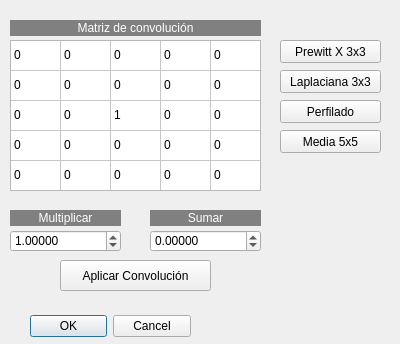
<?xml version="1.0" encoding="UTF-8"?>
<ui version="4.0">
 <class>convolucion</class>
 <widget class="QDialog" name="convolucion">
  <property name="geometry">
   <rect>
    <x>0</x>
    <y>0</y>
    <width>400</width>
    <height>344</height>
   </rect>
  </property>
  <property name="windowTitle">
   <string>Convolución</string>
  </property>
  <widget class="QDialogButtonBox" name="buttonBox">
   <property name="geometry">
    <rect>
     <x>30</x>
     <y>310</y>
     <width>161</width>
     <height>32</height>
    </rect>
   </property>
   <property name="orientation">
    <enum>Qt::Horizontal</enum>
   </property>
   <property name="standardButtons">
    <set>QDialogButtonBox::Cancel|QDialogButtonBox::Ok</set>
   </property>
  </widget>
  <widget class="QLabel" name="label">
   <property name="geometry">
    <rect>
     <x>10</x>
     <y>20</y>
     <width>251</width>
     <height>16</height>
    </rect>
   </property>
   <property name="styleSheet">
    <string notr="true">background-color: rgb(128, 128, 128);
color: rgb(255, 255, 255);</string>
   </property>
   <property name="text">
    <string>Matriz de convolución</string>
   </property>
   <property name="alignment">
    <set>Qt::AlignCenter</set>
   </property>
  </widget>
  <widget class="QTableWidget" name="tableWidget">
   <property name="geometry">
    <rect>
     <x>10</x>
     <y>40</y>
     <width>251</width>
     <height>151</height>
    </rect>
   </property>
   <property name="verticalScrollBarPolicy">
    <enum>Qt::ScrollBarAlwaysOff</enum>
   </property>
   <property name="horizontalScrollBarPolicy">
    <enum>Qt::ScrollBarAlwaysOff</enum>
   </property>
   <property name="rowCount">
    <number>5</number>
   </property>
   <property name="columnCount">
    <number>5</number>
   </property>
   <attribute name="horizontalHeaderVisible">
    <bool>false</bool>
   </attribute>
   <attribute name="horizontalHeaderDefaultSectionSize">
    <number>50</number>
   </attribute>
   <attribute name="verticalHeaderVisible">
    <bool>false</bool>
   </attribute>
   <row/>
   <row/>
   <row/>
   <row/>
   <row/>
   <column/>
   <column/>
   <column/>
   <column/>
   <column/>
   <item row="0" column="0">
    <property name="text">
     <string>0</string>
    </property>
   </item>
   <item row="0" column="1">
    <property name="text">
     <string>0</string>
    </property>
   </item>
   <item row="0" column="2">
    <property name="text">
     <string>0</string>
    </property>
   </item>
   <item row="0" column="3">
    <property name="text">
     <string>0</string>
    </property>
   </item>
   <item row="0" column="4">
    <property name="text">
     <string>0</string>
    </property>
   </item>
   <item row="1" column="0">
    <property name="text">
     <string>0</string>
    </property>
   </item>
   <item row="1" column="1">
    <property name="text">
     <string>0</string>
    </property>
   </item>
   <item row="1" column="2">
    <property name="text">
     <string>0</string>
    </property>
   </item>
   <item row="1" column="3">
    <property name="text">
     <string>0</string>
    </property>
   </item>
   <item row="1" column="4">
    <property name="text">
     <string>0</string>
    </property>
   </item>
   <item row="2" column="0">
    <property name="text">
     <string>0</string>
    </property>
   </item>
   <item row="2" column="1">
    <property name="text">
     <string>0</string>
    </property>
   </item>
   <item row="2" column="2">
    <property name="text">
     <string>1</string>
    </property>
   </item>
   <item row="2" column="3">
    <property name="text">
     <string>0</string>
    </property>
   </item>
   <item row="2" column="4">
    <property name="text">
     <string>0</string>
    </property>
   </item>
   <item row="3" column="0">
    <property name="text">
     <string>0</string>
    </property>
   </item>
   <item row="3" column="1">
    <property name="text">
     <string>0</string>
    </property>
   </item>
   <item row="3" column="2">
    <property name="text">
     <string>0</string>
    </property>
   </item>
   <item row="3" column="3">
    <property name="text">
     <string>0</string>
    </property>
   </item>
   <item row="3" column="4">
    <property name="text">
     <string>0</string>
    </property>
   </item>
   <item row="4" column="0">
    <property name="text">
     <string>0</string>
    </property>
   </item>
   <item row="4" column="1">
    <property name="text">
     <string>0</string>
    </property>
   </item>
   <item row="4" column="2">
    <property name="text">
     <string>0</string>
    </property>
   </item>
   <item row="4" column="3">
    <property name="text">
     <string>0</string>
    </property>
   </item>
   <item row="4" column="4">
    <property name="text">
     <string>0</string>
    </property>
   </item>
  </widget>
  <widget class="QLabel" name="label_2">
   <property name="geometry">
    <rect>
     <x>10</x>
     <y>210</y>
     <width>111</width>
     <height>16</height>
    </rect>
   </property>
   <property name="styleSheet">
    <string notr="true">background-color: rgb(128, 128, 128);
color: rgb(255, 255, 255);</string>
   </property>
   <property name="text">
    <string>Multiplicar</string>
   </property>
   <property name="alignment">
    <set>Qt::AlignCenter</set>
   </property>
  </widget>
  <widget class="QLabel" name="label_3">
   <property name="geometry">
    <rect>
     <x>150</x>
     <y>210</y>
     <width>111</width>
     <height>16</height>
    </rect>
   </property>
   <property name="styleSheet">
    <string notr="true">background-color: rgb(128, 128, 128);
color: rgb(255, 255, 255);</string>
   </property>
   <property name="text">
    <string>Sumar</string>
   </property>
   <property name="alignment">
    <set>Qt::AlignCenter</set>
   </property>
  </widget>
  <widget class="QDoubleSpinBox" name="doubleSpinBox">
   <property name="geometry">
    <rect>
     <x>10</x>
     <y>230</y>
     <width>111</width>
     <height>22</height>
    </rect>
   </property>
   <property name="decimals">
    <number>5</number>
   </property>
   <property name="minimum">
    <double>-100000000.000000000000000</double>
   </property>
   <property name="maximum">
    <double>100000000.000000000000000</double>
   </property>
   <property name="value">
    <double>1.000000000000000</double>
   </property>
  </widget>
  <widget class="QDoubleSpinBox" name="doubleSpinBox_2">
   <property name="geometry">
    <rect>
     <x>150</x>
     <y>230</y>
     <width>111</width>
     <height>22</height>
    </rect>
   </property>
   <property name="decimals">
    <number>5</number>
   </property>
   <property name="minimum">
    <double>-100000000.000000000000000</double>
   </property>
   <property name="maximum">
    <double>100000000.000000000000000</double>
   </property>
   <property name="value">
    <double>0.000000000000000</double>
   </property>
  </widget>
  <widget class="QPushButton" name="pushButton">
   <property name="geometry">
    <rect>
     <x>60</x>
     <y>260</y>
     <width>151</width>
     <height>31</height>
    </rect>
   </property>
   <property name="text">
    <string>Aplicar Convolución</string>
   </property>
  </widget>
  <widget class="QPushButton" name="pushButton_2">
   <property name="geometry">
    <rect>
     <x>280</x>
     <y>40</y>
     <width>101</width>
     <height>23</height>
    </rect>
   </property>
   <property name="text">
    <string>Prewitt X 3x3</string>
   </property>
  </widget>
  <widget class="QPushButton" name="pushButton_3">
   <property name="geometry">
    <rect>
     <x>280</x>
     <y>70</y>
     <width>101</width>
     <height>23</height>
    </rect>
   </property>
   <property name="text">
    <string>Laplaciana 3x3</string>
   </property>
  </widget>
  <widget class="QPushButton" name="pushButton_4">
   <property name="geometry">
    <rect>
     <x>280</x>
     <y>100</y>
     <width>101</width>
     <height>23</height>
    </rect>
   </property>
   <property name="text">
    <string>Perfilado</string>
   </property>
  </widget>
  <widget class="QPushButton" name="pushButton_5">
   <property name="geometry">
    <rect>
     <x>280</x>
     <y>130</y>
     <width>101</width>
     <height>23</height>
    </rect>
   </property>
   <property name="text">
    <string>Media 5x5</string>
   </property>
  </widget>
 </widget>
 <resources/>
 <connections>
  <connection>
   <sender>buttonBox</sender>
   <signal>accepted()</signal>
   <receiver>convolucion</receiver>
   <slot>accept()</slot>
   <hints>
    <hint type="sourcelabel">
     <x>248</x>
     <y>254</y>
    </hint>
    <hint type="destinationlabel">
     <x>157</x>
     <y>274</y>
    </hint>
   </hints>
  </connection>
  <connection>
   <sender>buttonBox</sender>
   <signal>rejected()</signal>
   <receiver>convolucion</receiver>
   <slot>reject()</slot>
   <hints>
    <hint type="sourcelabel">
     <x>316</x>
     <y>260</y>
    </hint>
    <hint type="destinationlabel">
     <x>286</x>
     <y>274</y>
    </hint>
   </hints>
  </connection>
 </connections>
</ui>
